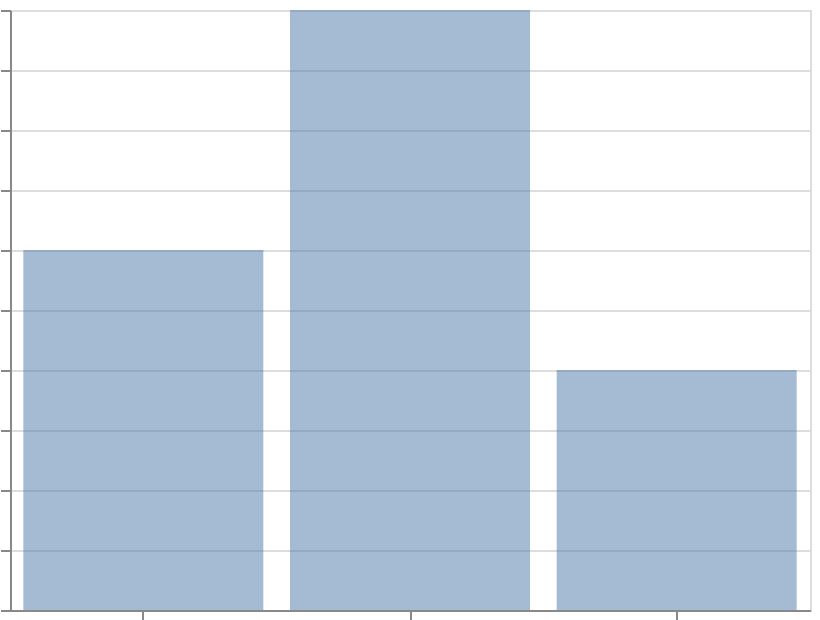

The Vega-Lite source for this figure:
### Vega-Lite specification from a JSON file in a GitHub repository (floating-point values rounded to 4 significant figures)
{"$schema": "https://vega.github.io/schema/vega-lite/v6.json", "width": 400, "height": 300, "padding": 5, "autosize": "none", "data": {"name": "table", "values": [{"cat": "A", "val": 3}, {"cat": "B", "val": 5}, {"cat": "C", "val": 2}]}, "mark": {"type": "bar", "opacity": 0.5}, "encoding": {"x": {"field": "cat", "type": "nominal"}, "y": {"field": "val", "type": "quantitative"}}}
